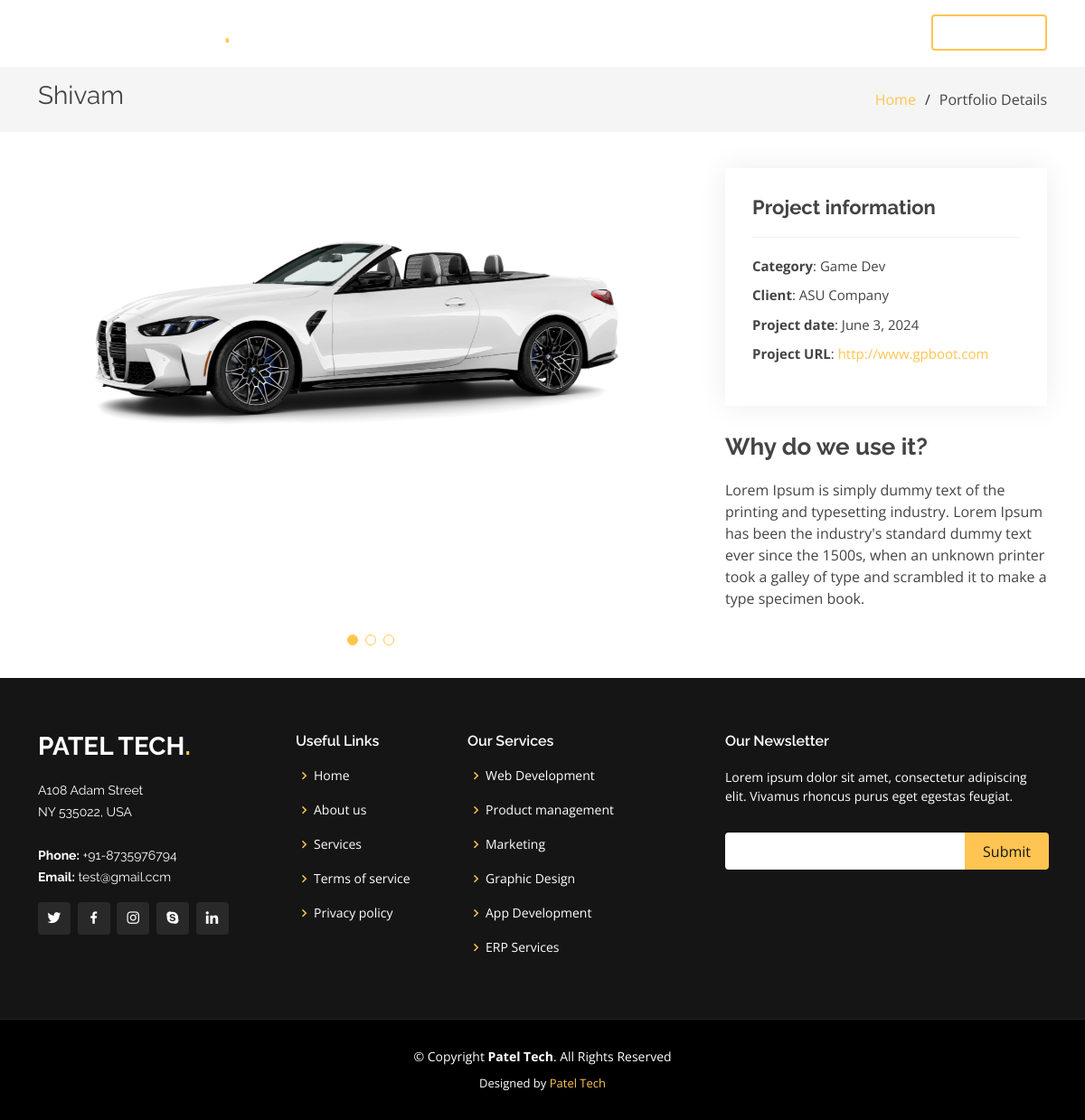
Page /portfolio_detail/2/ on the committed database.
### blog/models.py (models this page shows, shortened)
class Header(models.Model):
    site_name = models.CharField(max_length=50)
    line1 = models.CharField(max_length=150)
    line2 = models.CharField(max_length=150)

class Portfolio_details(models.Model):
    title = models.CharField(max_length=200)
    category = models.CharField(max_length=100)
    client = models.CharField(max_length=100)
    project_date = models.DateField()
    project_url = models.URLField()
    tagline = models.TextField(default='')
    description = models.TextField()

class PortfolioImage(models.Model):
    portfolio = models.ForeignKey(Portfolio_details, related_name='portfolio_images', on_delete=models.CASCADE)
    image = models.ImageField(upload_to='portfolio_images/')

class Footer(models.Model):
    address = models.CharField(max_length=200)
    phone = models.CharField(max_length=10)
    email = models.EmailField()
    newsletter =  models.CharField(max_length=200)

class Social(models.Model):
    icon = models.CharField(max_length=100)
    link = models.CharField(max_length=300, default= '#')

class ServiceModel(models.Model):
    icon = models.CharField(max_length=100)
    service = models.CharField(max_length=50)
    icon_desc = models.CharField(max_length=100,default='')
    slug = AutoSlugField(populate_from ='service', unique=True,null = True,default=None)

### blog/views.py (the view)
# urls.py: path('portfolio_detail/<int:pk>/', port_data, name='portfolio_detail'),
def port_data(request, pk):
    Servicedata = ServiceModel.objects.all()
    headerdata = Header.objects.all()
    footerdata = Footer.objects.all()
    socialdata = Social.objects.all()
    port_data=Portfolio_details.objects.get(pk=pk)
    data = {
        'Servicedata': Servicedata,
        'headerdata': headerdata,
        'port_data': port_data,
        'footerdata': footerdata,
        'socialdata': socialdata
    }
    return render(request, "blog/portfolio-details.html", data)

### blog/templates/blog/portfolio-details.html (shortened to what this page needs)
{% extends "blog/base.html" %}
{% block port %}
<main id="main">
  <section id="breadcrumbs" class="breadcrumbs">
    <div class="container">
      <div class="d-flex justify-content-between align-items-center">
        <h2>{{ port_data.title }}</h2>
        <ol>
          <li><a href="/">Home</a></li>
          <li>Portfolio Details</li>
        </ol>
      </div>
    </div>
  </section>
  <section id="portfolio-details" class="portfolio-details">
    <div class="container">
      <div class="row gy-4">
        <div class="col-lg-8">
          <div class="portfolio-details-slider swiper">
            <div class="swiper-wrapper align-items-center">
              {% for image in port_data.portfolio_images.all %}
                <div class="swiper-slide">
                  <img src="{{ image.image.url }}" alt="Portfolio image">
                </div>
              {% endfor %}
            </div>
            <div class="swiper-pagination"></div>
          </div>
        </div>
        <div class="col-lg-4">
          <div class="portfolio-info">
            <h3>Project information</h3>
            <ul>
              <li><strong>Category</strong>: {{ port_data.category }}</li>
              <li><strong>Client</strong>: {{ port_data.client }}</li>
              <li><strong>Project date</strong>: {{ port_data.project_date }}</li>
              <li><strong>Project URL</strong>: <a href="{{ port_data.project_url }}">{{ port_data.project_url }}</a></li>
            </ul>
          </div>
          <div class="portfolio-description">
            <h2>{{ port_data.tagline }}</h2>
            <p>{{ port_data.description }}</p>
          </div>
        </div>
      </div>
    </div>
  </section>
</main>
{% endblock %}

### blog/templates/blog/header.html (shortened to what this page needs)
<head>
  <link href="/static/assets/vendor/aos/aos.css" rel="stylesheet">
  <link href="/static/assets/vendor/bootstrap/css/bootstrap.min.css" rel="stylesheet">
  <link href="/static/assets/vendor/bootstrap-icons/bootstrap-icons.css" rel="stylesheet">
  <link href="/static/assets/vendor/boxicons/css/boxicons.min.css" rel="stylesheet">
  <link href="/static/assets/vendor/glightbox/css/glightbox.min.css" rel="stylesheet">
  <link href="/static/assets/vendor/remixicon/remixicon.css" rel="stylesheet">
  <link href="/static/assets/vendor/swiper/swiper-bundle.min.css" rel="stylesheet">
  <link href="/static/assets/css/style.css" rel="stylesheet">
</head>
<body>
  <header id="header" class="fixed-top ">
    <div class="container d-flex align-items-center justify-content-lg-between">
        {% for n in  headerdata %}
      <h1 class="logo me-auto me-lg-0"><a href="{% url 'home' %}">{{ n.site_name }}<span>.</span></a></h1>
      {% endfor %}
      <nav id="navbar" class="navbar order-last order-lg-0">
        <ul>
          <li class= "{% if request.path == '/' %} active {% endif %}"><a class="nav-link scrollto" href="{% url 'home' %}">Home</a></li>
          <li class= "{% if request.path == '/about/' %} active {% endif %}"><a class="nav-link scrollto" href="{% url 'about' %}">About</a></li>
          <li class= "{% if request.path == '/services/' %} active {% endif %}"><a class="nav-link scrollto" href="{% url 'services' %}">Services</a></li>
          <li class= "{% if request.path == '/portfolio/' %} active {% endif %}"><a class="nav-link scrollto " href="{% url 'port' %}">Portfolio</a></li>
          <li class= "{% if request.path == '/team/' %} active {% endif %}"><a class="nav-link scrollto" href="{% url 'team' %}">Team</a></li>
          <li><a class="nav-link scrollto" href="{% url 'contact' %}">Contact</a></li>
        </ul>
      </nav>
      <a href="{% url 'about' %}" class="get-started-btn scrollto">Get Started</a>
    </div>
  </header>

### blog/templates/blog/footer.html (shortened to what this page needs)
<footer id="footer">
  <div class="footer-top">
    <div class="container">
      <div class="row">
        <div class="col-lg-3 col-md-6">
          <div class="footer-info">
            {% for n in headerdata %}
            <h3>{{n.site_name}}<span>.</span></h3>
            {% endfor %}
            {% for n in footerdata %}
            <p> {{ n.address | safe }}<br><br>
              <strong>Phone:</strong> +91-{{ n.phone }}<br>
              <strong>Email:</strong> {{ n.email }}<br>
            </p>
            {% endfor %}
            <div class="social-links mt-3">
              {% for n in socialdata %}
              <a href="{{ n.link }}" class="twitter"><i class="{{ n.icon }}"></i></a>
              {% endfor %}
            </div>
          </div>
        </div>
        <div class="col-lg-2 col-md-6 footer-links">
          <h4>Useful Links</h4>
          <ul>
            <li><i class="bx bx-chevron-right"></i> <a href="#">Home</a></li>
            <li><i class="bx bx-chevron-right"></i> <a href="#">About us</a></li>
            <li><i class="bx bx-chevron-right"></i> <a href="#">Services</a></li>
            <li><i class="bx bx-chevron-right"></i> <a href="#">Terms of service</a></li>
            <li><i class="bx bx-chevron-right"></i> <a href="#">Privacy policy</a></li>
          </ul>
        </div>
        <div class="col-lg-3 col-md-6 footer-links">
          <h4>Our Services</h4>
          <ul>
            {% for n in Servicedata %}
            <li><i class="bx bx-chevron-right"></i> <a href="{% url 'services' %}">{{ n.service }}</a></li>
            {% endfor %}
          </ul>
        </div>
        <div class="col-lg-4 col-md-6 footer-newsletter">
          <h4>Our Newsletter</h4>
          {% for n in footerdata %}
          <p>{{ n.newsletter }}</p>
          {% endfor %}
          <form id="newsletter-form" action="{% url 'subscribe' %}" method="post">
            <input type="email" name="email" id="email" required>
            <input type="submit">
          </form>
        </div>
      </div>
    </div>
  </div>
  <div class="container">
    {% for n in headerdata %}
    <div class="copyright">
      &copy; Copyright <strong><span>{{n.site_name}}</span></strong>. All Rights Reserved
    </div>
    {% endfor %}
    {% for n in headerdata %}
    <div class="credits">
      Designed by <a href="https://bootstrapmade.com/">{{n.site_name}}</a>
    </div>
    {% endfor %}
  </div>
</footer>

### static/assets/css/style.css (style rules this page uses)
body { font-family: "Open Sans", sans-serif; color: #444444; }
a { color: #ffc451; text-decoration: none; }
h1, h2, h3, h4, h5, h6 { font-family: "Raleway", sans-serif; }
#header { transition: all 0.5s; z-index: 997; padding: 15px 0; }
#header .logo { font-size: 32px; margin: 0; padding: 0; line-height: 1; font-weight: 700; letter-spacing: 2px; text-transform: uppercase; }
#header .logo a { color: #fff; }
#header .logo a span { color: #ffc451; }
.get-started-btn { color: #fff; border-radius: 4px; padding: 7px 25px 8px 25px; white-space: nowrap; transition: 0.3s; font-size: 14px; display: inline-block; border: 2px solid #ffc451; }
.navbar { padding: 0; }
.navbar ul { margin: 0; padding: 0; display: flex; list-style: none; align-items: center; }
.navbar li { position: relative; }
.navbar a, .navbar a:focus { display: flex; align-items: center; justify-content: space-between; padding: 10px 0 10px 30px; font-size: 15px; font-weight: 600; color: #fff; white-space: nowrap; transition: 0.3s; }
section { padding: 60px 0; overflow: hidden; }
.portfolio-details { padding-top: 40px; }
.portfolio-details .portfolio-details-slider img { width: 100%; }
.portfolio-details .portfolio-details-slider .swiper-pagination { margin-top: 20px; position: relative; }
.portfolio-details .portfolio-info { padding: 30px; box-shadow: 0px 0 30px rgba(21, 21, 21, 0.08); }
.portfolio-details .portfolio-info h3 { font-size: 22px; font-weight: 700; margin-bottom: 20px; padding-bottom: 20px; border-bottom: 1px solid #eee; }
.portfolio-details .portfolio-info ul { list-style: none; padding: 0; font-size: 15px; }
.portfolio-details .portfolio-info ul li+li { margin-top: 10px; }
.portfolio-details .portfolio-description { padding-top: 30px; }
.portfolio-details .portfolio-description h2 { font-size: 26px; font-weight: 700; margin-bottom: 20px; }
.portfolio-details .portfolio-description p { padding: 0; }
.breadcrumbs { padding: 15px 0; background: whitesmoke; min-height: 40px; margin-top: 74px; }
.breadcrumbs h2 { font-size: 28px; font-weight: 400; }
.breadcrumbs ol { display: flex; flex-wrap: wrap; list-style: none; padding: 0; margin: 0; }
.breadcrumbs ol li+li { padding-left: 10px; }
.breadcrumbs ol li+li::before { display: inline-block; padding-right: 10px; color: #2f2f2f; content: "/"; }
#footer { background: black; padding: 0 0 30px 0; color: #fff; font-size: 14px; }
#footer .footer-top { background: #151515; border-bottom: 1px solid #222222; padding: 60px 0 30px 0; }
#footer .footer-top .footer-info { margin-bottom: 30px; }
#footer .footer-top .footer-info h3 { font-size: 28px; margin: 0 0 20px 0; padding: 2px 0 2px 0; line-height: 1; font-weight: 700; text-transform: uppercase; }
#footer .footer-top .footer-info h3 span { color: #ffc451; }
#footer .footer-top .footer-info p { font-size: 14px; line-height: 24px; margin-bottom: 0; font-family: "Raleway", sans-serif; color: #fff; }
#footer .footer-top .social-links a { font-size: 18px; display: inline-block; background: #292929; color: #fff; line-height: 1; padding: 8px 0; margin-right: 4px; border-radius: 4px; text-align: center; width: 36px; height: 36px; transition: 0.3s; }
#footer .footer-top h4 { font-size: 16px; font-weight: 600; color: #fff; position: relative; padding-bottom: 12px; }
#footer .footer-top .footer-links { margin-bottom: 30px; }
#footer .footer-top .footer-links ul { list-style: none; padding: 0; margin: 0; }
#footer .footer-top .footer-links ul i { padding-right: 2px; color: #ffc451; font-size: 18px; line-height: 1; }
#footer .footer-top .footer-links ul li { padding: 10px 0; display: flex; align-items: center; }
#footer .footer-top .footer-links ul li:first-child { padding-top: 0; }
#footer .footer-top .footer-links ul a { color: #fff; transition: 0.3s; display: inline-block; line-height: 1; }
#footer .footer-top .footer-newsletter form { margin-top: 30px; background: #fff; padding: 6px 10px; position: relative; border-radius: 4px; }
#footer .footer-top .footer-newsletter form input[type=email] { border: 0; padding: 4px; width: calc(100% - 110px); }
#footer .footer-top .footer-newsletter form input[type=submit] { position: absolute; top: 0; right: -2px; bottom: 0; border: 0; background: none; font-size: 16px; padding: 0 20px; background: #ffc451; color: #151515; transition: 0.3s; border-radius: 0 4px 4px 0; }
#footer .copyright { text-align: center; padding-top: 30px; }
#footer .credits { padding-top: 10px; text-align: center; font-size: 13px; color: #fff; }

### rows in the picture
Header: site_name "PATEL TECH", site_name "Patel Tech"
Portfolio_details: title "Shivam", category "Game Dev", client "ASU Company", project_date "June 3, 2024", project_url "http://www.gpboot.com", tagline "Why do we use it?", description "Lorem Ipsum is simply dummy text of the printing and typesetting industry. Lorem Ipsum has been the industry's standard dummy text ever since the 1500s, when an unknown printer took a galley of type and scrambled it to make a type specimen book."
PortfolioImage: image (picture)
Footer: address "A108 Adam Street NY 535022, USA", phone "8735976794", email "test@gmail.ccm", newsletter "Lorem ipsum dolor sit amet, consectetur adipiscing elit. Vivamus rhoncus purus eget egestas feugiat."
ServiceModel: service "Web Development"
ServiceModel: service "Product management"
ServiceModel: service "Marketing"
ServiceModel: service "Graphic Design"
ServiceModel: service "App Development"
ServiceModel: service "ERP Services"
